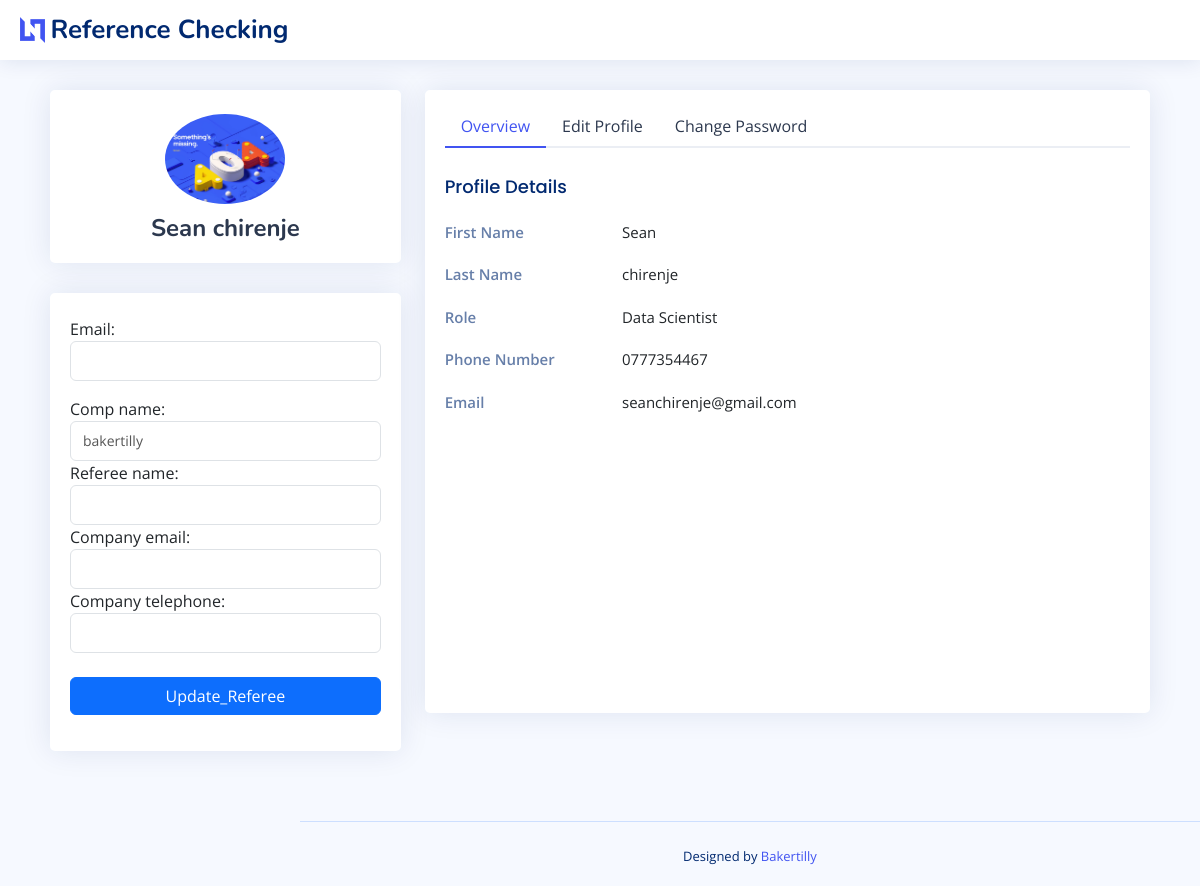
/candidate_profile_view (signed in), run on an earlier commit of the app's database.
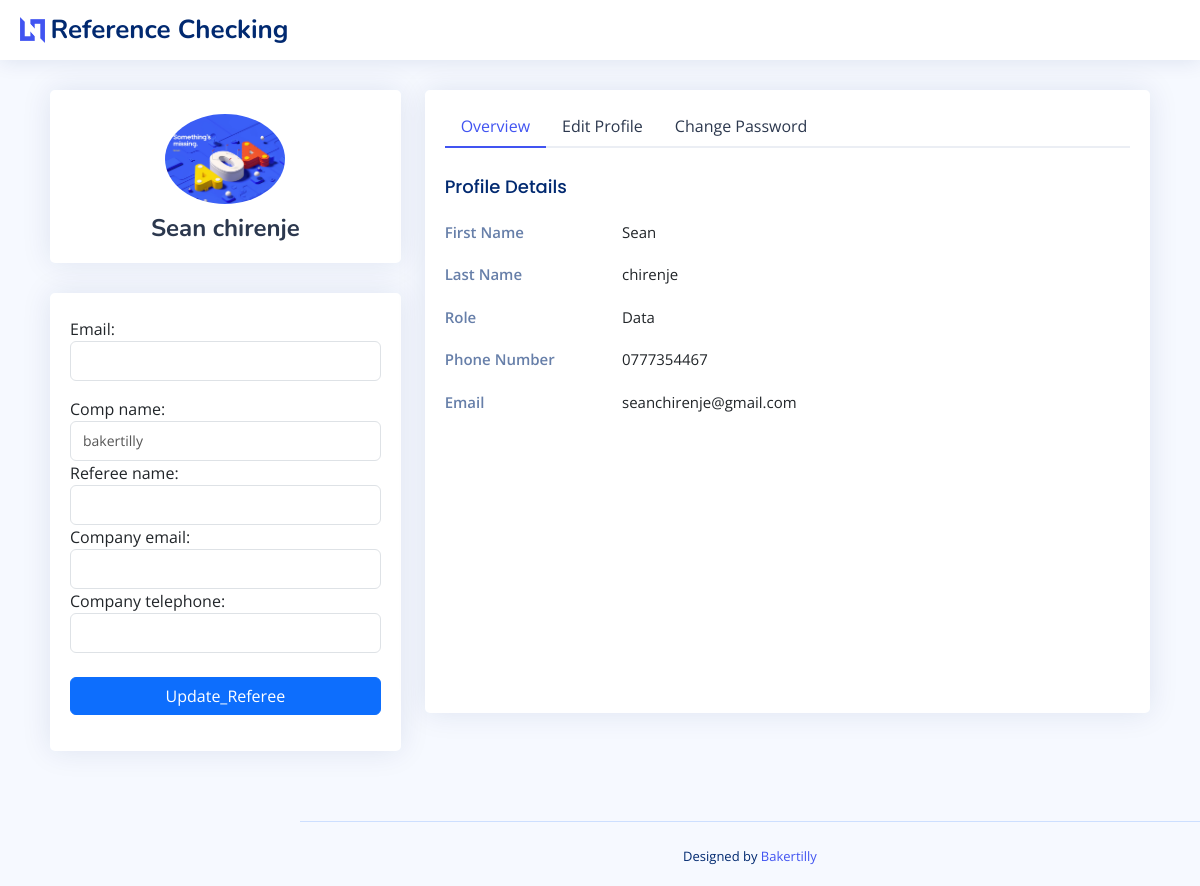
And on a later commit of the database.
### analytics/models.py (models this page shows, shortened)
class Candidate_Documents(models.Model):
    candidate = models.ForeignKey(Candidate, on_delete=models.CASCADE)
    job_title = models.CharField(max_length=255)
    cv = models.FileField(upload_to=cv_upload_path)
    photo = models.ImageField(upload_to=photo_upload_path)
    def truncate_filename(self, filename):
        try:
            filename=os.path.basename(filename)
            filename,extension=filename.split('.')
        except Exception:
            filename=os.path.basename(filename)
            extension="."
        else:
            extension_length=len(extension)
            filename=filename[:10-extension_length]
        finally:
            filename="".join([filename,'..',extension])
            return filename
    @property
    def cv_basename(self):
        return os.path.basename(self.cv.url)
    @property
    def cv_truncated_basename(self):
        return self.truncate_filename(self.cv.url)

class Candidate(models.Model):
    firstname = models.CharField(max_length=255)
    lastname = models.CharField(max_length=255)
    phone = models.CharField(max_length=20)
    email = models.EmailField()
    password = models.CharField(max_length=255)

### analytics/views.py (the view)
# urls.py: path('candidate_profile_view', views.candidate_profile_view, name='candidate_profile_view'),
def candidate_profile_view(request):
    referee_form=RefereeHierarchicalForm()
    status=request.session.get('not_found',0)
    if request.session.has_key('not_found'):
        request.session.pop('not_found')
    email=request.session.get('email')
    candidate=Candidate.objects.get(email=email)
    documents=candidate.candidate_documents_set.first()
    context={'referee_form':referee_form,'status':status,'documents':documents}
    return render(request,'analytics/candidate profile view.html',context=context)

### analytics/forms.py
class RefereeHierarchicalForm(forms.ModelForm):
    subfields = RefereeSubfieldsForm()
    class Meta:
        model = Candidate
        fields = ['email']
        widgets = {
            'email': forms.EmailInput(attrs={'class': 'form-control'}),
        }

### analytics/templates/analytics/candidate profile view.html (shortened to what this page needs)
<!DOCTYPE html>
<html lang="en">
 <head>
  {% load static %}
  <link href="{% static 'analytics/assets/vendor/bootstrap/css/bootstrap.min.css' %}" rel="stylesheet"/>
  <link href="{% static 'analytics/assets/vendor/bootstrap-icons/bootstrap-icons.css' %}" rel="stylesheet"/>
  <link href="{% static 'analytics/assets/vendor/boxicons/css/boxicons.min.css' %}" rel="stylesheet"/>
  <link href="{% static 'analytics/assets/vendor/quill/quill.snow.css' %}" rel="stylesheet"/>
  <link href="{% static 'analytics/assets/vendor/quill/quill.bubble.css' %}" rel="stylesheet"/>
  <link href="{% static 'analytics/assets/vendor/remixicon/remixicon.css' %}" rel="stylesheet"/>
  <link href="{% static 'analytics/assets/vendor/simple-datatables/style.css' %}" rel="stylesheet"/>
  <link href="{% static 'analytics/assets/css/style.css' %}" rel="stylesheet"/>
 </head>
 <body style="padding-top: 50px;">
  <header class="header fixed-top d-flex align-items-center" id="header">
   <div class="d-flex align-items-center justify-content-between">
    <a class="logo d-flex align-items-center" href="{% url 'analytics:index' %}">
     <img alt="" src="{% static 'analytics/assets/img/logo.png' %}"/>
     <span class="d-none d-lg-block">
      Reference Checking
     </span>
    </a>
   </div>
  </header>
  <main class="main" id="main" style="margin: 20px;">
   <section class="section profile">
    <div class="row">
     <div class="col-xl-4">
      <div class="card">
       <div class="card-body profile-card pt-4 d-flex flex-column align-items-center">
        <img alt="Profile" class="rounded-circle" src={{ documents.photo.url }}>
        <h2>
         {{ documents.candidate.firstname }} {{ documents.candidate.lastname }}
        </h2>
       </div>
      </div>
      <form class="card" method="post" action="{% url 'analytics:update' %}" id="referee_form">
        <div class="card-body profile-card pt-4 d-flex flex-column referees">
          {{ referee_form.as_p }}
          {% for field in referee_form.subfields %}
            <div>
              {{ field.label_tag }}
              {{ field }}
            </div>
          {% endfor %}
          <br>
        <div class="mb-3">
         <input  name="form" value="Update_Referee" class="btn btn-primary w-100" type="submit">
        </div>
       </div>
      </form>
     </div>
     <div class="col-xl-8">
      <div class="card">
       <div class="card-body pt-3">
        <ul class="nav nav-tabs nav-tabs-bordered">
         <li class="nav-item">
          <button class="nav-link active" data-bs-target="#profile-overview" data-bs-toggle="tab">
           Overview
          </button>
         </li>
         <li class="nav-item">
          <button class="nav-link" data-bs-target="#profile-edit" data-bs-toggle="tab">
           Edit Profile
          </button>
         </li>
         <li class="nav-item">
          <button class="nav-link" data-bs-target="#profile-change-password" data-bs-toggle="tab">
           Change Password
          </button>
         </li>
        </ul>
        <div class="tab-content pt-2">
         <div class="tab-pane fade show active profile-overview" id="profile-overview">
          <h5 class="card-title">
           Profile Details
          </h5>
          <div class="row">
           <div class="col-lg-3 col-md-4 label">
            First Name
           </div>
           <div class="col-lg-9 col-md-8">
            {{ documents.candidate.firstname }}
           </div>
          </div>
          <div class="row">
           <div class="col-lg-3 col-md-4 label">
            Last Name
           </div>
           <div class="col-lg-9 col-md-8">
            {{ documents.candidate.lastname }}
           </div>
          </div>
          <div class="row">
           <div class="col-lg-3 col-md-4 label">
            Role
           </div>
           <div class="col-lg-9 col-md-8">
            {{ documents.job_title }}
           </div>
          </div>
          <div class="row">
           <div class="col-lg-3 col-md-4 label">
            Phone Number
           </div>
           <div class="col-lg-9 col-md-8">
            {{ documents.candidate.phone }}
           </div>
          </div>
          <div class="row">
           <div class="col-lg-3 col-md-4 label">
            Email
           </div>
           <div class="col-lg-9 col-md-8">
            {{ documents.candidate.email }}
           </div>
          </div>
         </div>
        </div>
       </div>
      </div>
     </div>
    </div>
   </section>
  </main>
  <footer class="footer" id="footer">
   <div class="credits">
    Designed by
    <a href="https://www.google.com/url?sa=t&amp;rct=j&amp;q=&amp;esrc=s&amp;source=web&amp;cd=&amp;cad=rja&amp;uact=8&amp;ved=2ahUKEwjmoKfznoGBAxW6T0EAHQlxBNYQFnoECCAQAQ&amp;url=https%3A%2F%2Fbakertilly.site%2F&amp;usg=AOvVaw0AgYbNcQeVUdVLc5b7s1kv&amp;opi=89978449">
     Bakertilly
    </a>
   </div>
  </footer>
 </body>
</html>

### analytics/static/analytics/assets/css/style.css (style rules this page uses)
:root { scroll-behavior: smooth; }
body { font-family: "Open Sans", sans-serif; background: #f6f9ff; color: #444444; }
a { color: #4154f1; text-decoration: none; }
h1, h2, h3, h4, h5, h6 { font-family: "Nunito", sans-serif; }
#main { margin-top: 60px; padding: 20px 30px; transition: all 0.3s; }
.card { margin-bottom: 30px; border: none; border-radius: 5px; box-shadow: 0px 0 30px rgba(1, 41, 112, 0.1); }
.card-title { padding: 20px 0 15px 0; font-size: 18px; font-weight: 500; color: #012970; font-family: "Poppins", sans-serif; }
.card-body { padding: 0 20px 20px 20px; }
.nav-tabs-bordered { border-bottom: 2px solid #ebeef4; }
.nav-tabs-bordered .nav-link { margin-bottom: -2px; border: none; color: #2c384e; }
.nav-tabs-bordered .nav-link.active { background-color: #fff; color: #4154f1; border-bottom: 2px solid #4154f1; }
.logo { line-height: 1; }
@media (min-width: 1200px) { .logo { width: 280px; } }
.logo img { max-height: 26px; margin-right: 6px; }
.logo span { font-size: 26px; font-weight: 700; color: #012970; font-family: "Nunito", sans-serif; }
.header { transition: all 0.5s; z-index: 997; height: 60px; box-shadow: 0px 2px 20px rgba(1, 41, 112, 0.1); background-color: #fff; padding-left: 20px; }
@media (min-width: 1200px) { #main, #footer { margin-left: 300px; } }
.profile .profile-card img { max-width: 120px; }
.profile .profile-card h2 { font-size: 24px; font-weight: 700; color: #2c384e; margin: 10px 0 0 0; }
.profile .profile-overview .row { margin-bottom: 20px; font-size: 15px; }
.profile .profile-overview .card-title { color: #012970; }
.profile .profile-overview .label { font-weight: 600; color: rgba(1, 41, 112, 0.6); }
.footer { padding: 20px 0; font-size: 14px; transition: all 0.3s; border-top: 1px solid #cddfff; }
.footer .credits { padding-top: 5px; text-align: center; font-size: 13px; color: #012970; }

What changed in the data, as far as the page shows it:
changed Candidate_Documents "Sean": job_title "Data Scientist" → "Data"
